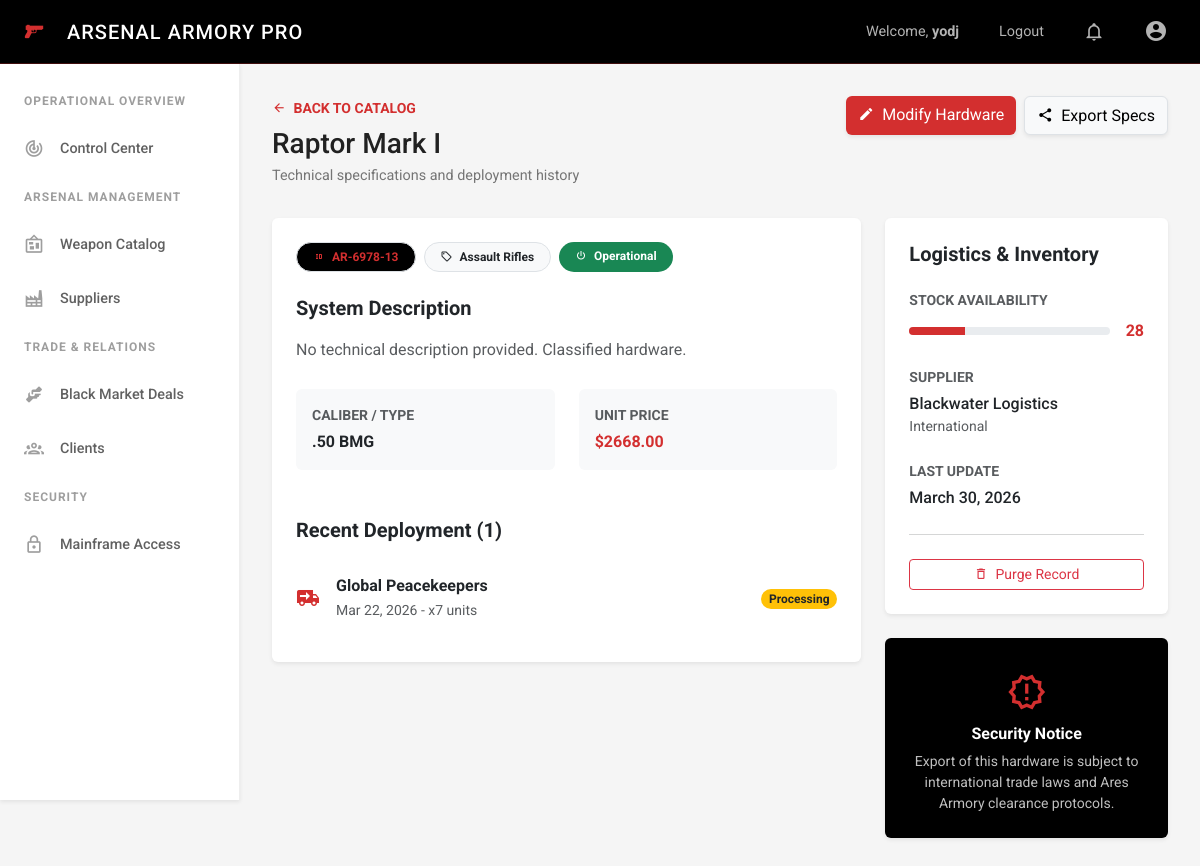
Before: /tasks/15/ (signed in) with the older database file.
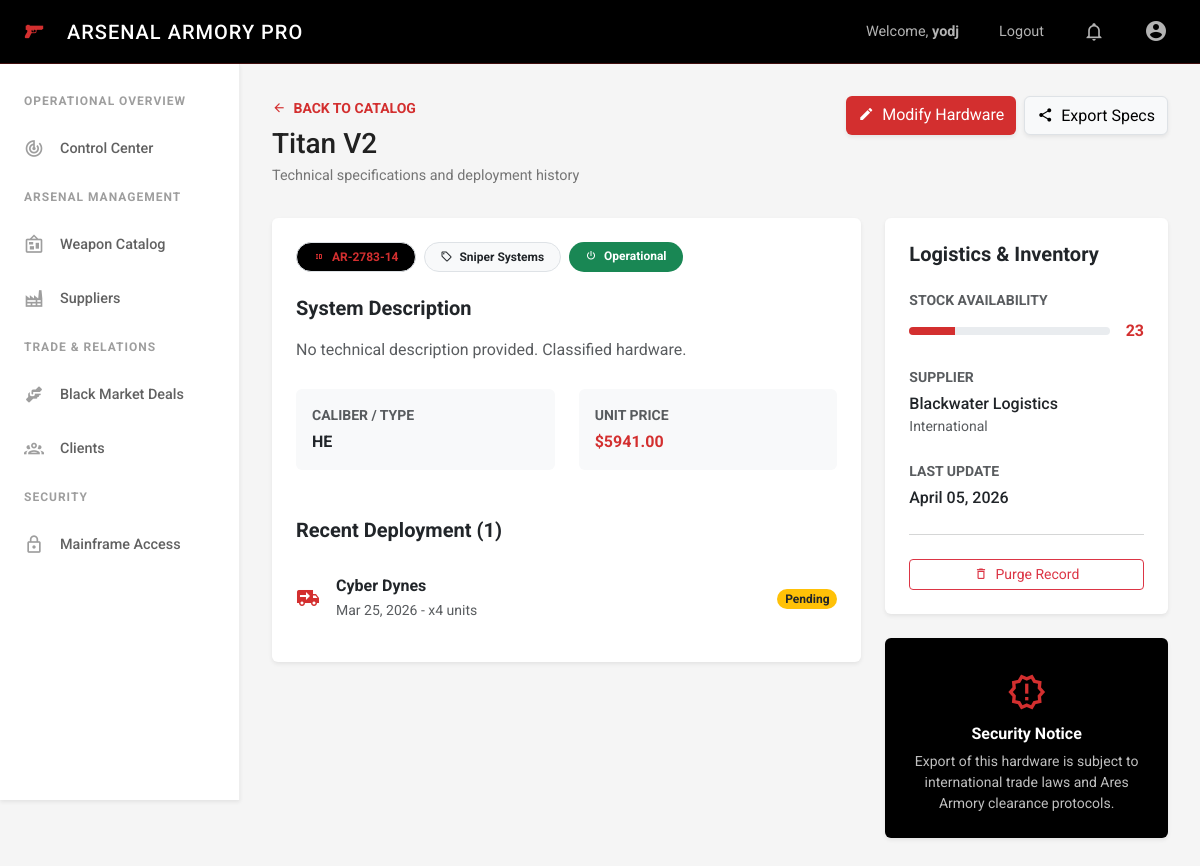
After: the same page with the newer database file.
### tasks/models.py (models this page shows, shortened)
class BaseModel(models.Model):
    created_at = models.DateTimeField(auto_now_add=True)
    updated_at = models.DateTimeField(auto_now=True)
    class Meta:
        abstract = True

class Weapon(BaseModel):
    name = models.CharField(max_length=200)
    model_number = models.CharField(max_length=100, unique=True)
    category = models.ForeignKey(ArmoryCategory, on_delete=models.CASCADE, related_name='weapons')
    supplier = models.ForeignKey(Supplier, on_delete=models.CASCADE, related_name='weapons')
    caliber = models.CharField(max_length=50, blank=True, null=True)
    unit_price = models.DecimalField(max_digits=12, decimal_places=2)
    stock_quantity = models.IntegerField(default=0)
    description = models.TextField(blank=True, null=True)
    is_active = models.BooleanField(default=True)

class ArmoryCategory(BaseModel):
    name = models.CharField(max_length=100, unique=True)
    description = models.TextField(blank=True, null=True)
    class Meta:
        verbose_name_plural = "Armory Categories"

class Transaction(BaseModel):
    STATUS_CHOICES = [
        ("Pending", "Pending"),
        ("Processing", "Processing"),
        ("Completed", "Completed"),
        ("Cancelled", "Cancelled"),
    ]
    client = models.ForeignKey(Client, on_delete=models.CASCADE, related_name='transactions')
    weapon = models.ForeignKey(Weapon, on_delete=models.CASCADE, related_name='transactions')
    quantity = models.IntegerField(default=1)
    total_price = models.DecimalField(max_digits=15, decimal_places=2)
    status = models.CharField(max_length=50, choices=STATUS_CHOICES, default="Pending")
    deal_date = models.DateTimeField(default=timezone.now)

class Client(BaseModel):
    name = models.CharField(max_length=200)
    region = models.CharField(max_length=100)
    clearance_level = models.IntegerField(default=1) # 1-5
    total_spent = models.DecimalField(max_digits=15, decimal_places=2, default=0)

class Supplier(BaseModel):
    name = models.CharField(max_length=200, unique=True)
    country = models.CharField(max_length=100)
    reliability_score = models.IntegerField(default=100) # 0-100

### tasks/views.py (the view)
# urls.py: path('<int:pk>/', views.WeaponDetailView.as_view(), name='task-detail'),
class WeaponDetailView(DetailView):
    model = Weapon
    template_name = 'tasks/task_detail.html'
    context_object_name = 'weapon'
    def get_context_data(self, **kwargs):
        context = super().get_context_data(**kwargs)
        context['recent_deals'] = self.object.transactions.all()[:5]
        return context

### tasks/templates/tasks/task_detail.html (shortened to what the changed rows need)
{% extends 'base.html' %}
{% block content %}
<div class="dashboard-header">
    <div class="dashboard-title">
        <a href="{% url 'task-list' %}" class="text-red text-decoration-none small fw-bold mb-2 d-inline-block">
            <i class="mdi mdi-arrow-left me-1"></i> BACK TO CATALOG
        </a>
        <h1>{{ weapon.name }}</h1>
        <div class="dashboard-subtitle">Technical specifications and deployment history</div>
    </div>
</div>
<div class="row g-4">
    <div class="col-lg-8">
        <div class="card border-0 shadow-sm mb-4">
            <div class="card-body p-4">
                <div class="d-flex flex-wrap gap-2 mb-4">
                    <span class="badge bg-black text-red border px-3 py-2 rounded-pill fw-bold">
                        <i class="mdi mdi-identifier me-1"></i> {{ weapon.model_number }}
                    </span>
                    <span class="badge bg-light text-dark border px-3 py-2 rounded-pill fw-bold">
                        <i class="mdi mdi-tag-outline me-1"></i> {{ weapon.category.name }}
                    </span>
                    <span class="badge {% if weapon.is_active %}bg-success{% else %}bg-danger{% endif %} px-3 py-2 rounded-pill fw-bold text-white">
                        <i class="mdi mdi-power me-1"></i> {% if weapon.is_active %}Operational{% else %}Decommissioned{% endif %}
                    </span>
                </div>
                <h5 class="fw-bold mb-3">System Description</h5>
                <p class="text-muted mb-4" style="line-height: 1.8;">{{ weapon.description|default:"No technical description provided. Classified hardware." }}</p>
                <div class="row g-4 mb-4">
                    <div class="col-md-6">
                        <div class="p-3 bg-light rounded">
                            <small class="text-muted d-block text-uppercase fw-bold mb-1">Caliber / Type</small>
                            <span class="fw-bold">{{ weapon.caliber|default:"N/A" }}</span>
                        </div>
                    </div>
                    <div class="col-md-6">
                        <div class="p-3 bg-light rounded">
                            <small class="text-muted d-block text-uppercase fw-bold mb-1">Unit Price</small>
                            <span class="fw-bold text-red">${{ weapon.unit_price|floatformat:2 }}</span>
                        </div>
                    </div>
                </div>
                {% if recent_deals %}
                    <h5 class="fw-bold mb-3 mt-5">Recent Deployment ({{ recent_deals.count }})</h5>
                    <div class="list-group list-group-flush">
                        {% for deal in recent_deals %}
                            <div class="list-group-item border-0 px-0 py-3 d-flex align-items-center">
                                <div class="me-3">
                                    <i class="mdi mdi-truck-delivery text-red fs-4"></i>
                                </div>
                                <div class="flex-grow-1">
                                    <div class="fw-bold">{{ deal.client.name }}</div>
                                    <small class="text-muted">{{ deal.deal_date|date:"M d, Y" }} - x{{ deal.quantity }} units</small>
                                </div>
                                <div>
                                    <span class="badge {% if deal.status == 'Completed' %}bg-success{% else %}bg-warning text-dark{% endif %} rounded-pill">
                                        {{ deal.status }}
                                    </span>
                                </div>
                            </div>
                        {% endfor %}
                    </div>
                {% endif %}
            </div>
        </div>
    </div>
    <div class="col-lg-4">
        <div class="card border-0 shadow-sm mb-4">
            <div class="card-body p-4">
                <div class="mb-4">
                    <div class="d-flex align-items-center">
                        <div class="progress flex-grow-1 me-3" style="height: 8px;">
                            <div class="progress-bar bg-red-primary" role="progressbar" style="width: {{ weapon.stock_quantity }}%" aria-valuenow="{{ weapon.stock_quantity }}" aria-valuemin="0" aria-valuemax="100"></div>
                        </div>
                        <span class="fw-bold text-red">{{ weapon.stock_quantity }}</span>
                    </div>
                </div>
                <div class="mb-4">
                    <label class="text-muted small fw-bold text-uppercase d-block mb-1">Supplier</label>
                    <div class="fw-medium">{{ weapon.supplier.name }}</div>
                    <div class="text-muted small">{{ weapon.supplier.country }}</div>
                </div>
                <div class="mb-4">
                    <label class="text-muted small fw-bold text-uppercase d-block mb-1">Last Update</label>
                    <div class="fw-medium">{{ weapon.updated_at|date:"F d, Y" }}</div>
                </div>
            </div>
        </div>
    </div>
</div>
{% endblock %}

Changed rows visible on the page:
no longer on this page (row edited): Transaction: client.name "Global Peacekeepers", deal_date "Mar 22, 2026", quantity "7", status "Processing"
changed Weapon "No technical description provided. Classified hardware.": name "Raptor Mark I" → "Titan V2"; model_number "AR-6978-13" → "AR-2783-14"; category.name "Assault Rifles" → "Sniper Systems"; caliber ".50 BMG" → "HE"; unit_price "2668.00" → "5941.00"; stock_quantity "28" → "23"; updated_at "March 30, 2026" → "April 05, 2026"
now on this page (row edited): Transaction: client.name "Cyber Dynes", deal_date "Mar 25, 2026", quantity "4", status "Pending"
